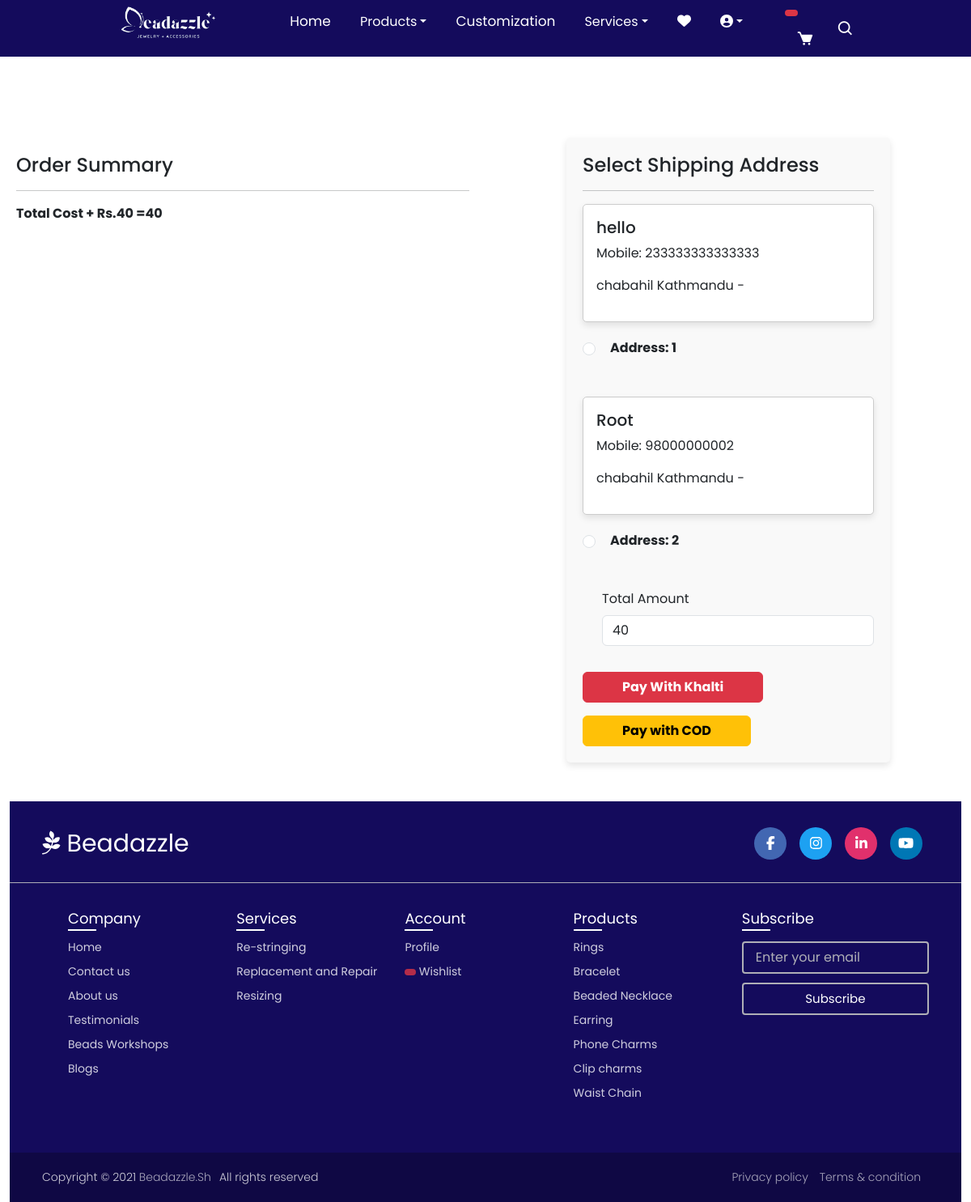
Screenshot of /checkout/ (signed in) with the database file from the repository.
### beadaz/models.py (models this page shows, shortened)
class Customer(models.Model):
    user = models.ForeignKey(User,on_delete=models.CASCADE)
    name = models.CharField(max_length=200)
    locality = models.CharField(max_length=200)
    city = models.CharField(max_length=50)
    mobile = models.IntegerField(default=0)

### beadaz/views.py (the view, shortened to what this page needs)
# urls.py: path('checkout/', views.checkout.as_view(), name='checkout'),
@method_decorator(login_required, name='dispatch')
class checkout(View):
    def get(self, request):
        totalitem = 0
        wishitem = 0
        if request.user.is_authenticated:
            totalitem = len(Cart.objects.filter(user=request.user))
            wishitem = len(Wishlist.objects.filter(user=request.user))
        user =  request.user
        add=Customer.objects.filter(user= user)
        cart_items=Cart.objects.filter(user=user)
        famount = 0
        for p in cart_items:
            value = p.quantity * p.product.discounted_price
            famount = famount + value
        totalamount = famount + 40
        Cart.objects.filter(user=request.user).delete()
        return render(request, 'beadaz/checkout.html',locals())

### beadaz/templates/beadaz/checkout.html (shortened to what this page needs)
{% extends "beadaz/base.html" %}
{% load static %}
{% block main-content %}
<div class="container">
    <br>
    <br>
    <br>
    <div class="row mt-5">
        <div class="col-sm-6">
            <h4> Order Summary </h4>
            <hr>
            <p class="fw-bold"> Total Cost + Rs.40 ={{totalamount}} </p>
        </div>
        <div class="col-sm-4 offset-sm-1">
            <h4> Select Shipping Address </h4>
            <hr>
            <form method="post" id="myform">
                {% for ad in add %}
                <div class="card">
                    <div class='card-body'>
                        <h5> {{ad.name}}</h5>
                        <p> Mobile: {{ad.mobile}} </p>
                        <p> {{ad.locality}} {{ad.city}} {{ad.state}} - {{ad.zipcode}}</p>
                    </div>
                </div>
                <div class="form-check mt-2 mb-5">
                    <input class="form-check-input" type="radio" name="custid" id="custadd{{forloop.counter}}"
                        value="{{ad.id}}">
                    <label class="form-check-label fw-bold" for="custadd{{forloop.counter}}">
                        Address: {{forloop.counter}} </label>
                </div>
                {% endfor %}
                <div class="form-check mb-3">
                    <label for="totalamount" class="form-label"> Total Amount </label>
                    <input type="number" class="form-control" name="totalamount" value={{totalamount}} readonly>
                </div>
                <a href="{% url 'initiate' %}?purchase_order_id={{ purchase_order_id }}&amount={{totalamount}}&order_name={{ order_name }}&return_url=http://127.0.0.1:8000/verify/"
                    class="btn btn-danger mt-3 px-5 fw-bold">Pay With Khalti</a>
                </form>
                    <form method="post" action="{% url 'cash-on-delivery' %}">
                        <button type="submit" class="btn btn-warning mt-3 px-5 fw-bold">  Pay with COD  </button>
                    </form>
        </div>
    </div>
    <br>
    <br>
    {% endblock main-content %}

### static/beadaz/css/css.css (style rules this page uses)
* { margin: 0; padding: 0; box-sizing: border-box; font-family: 'Poppins', sans-serif; transition: all 0.4s ease;; }
:root { --body-color: #E4E9F7; --nav-color: #140B5C; --side-nav: #010718; --text-color: #FFF; --search-bar: #F2F2F2; --search-text: #010718; }
body { height: 100vh; background-color: #6c9ee9bb; }

### static/beadaz/css/style.css (style rules this page uses)
* { margin: 0; padding: 0; box-sizing: border-box; font-family: "Poppins" , sans-serif; }
body { min-height: 100vh; width: 100%; background: #EEECEB; }

### beadaz/templates/beadaz/checkout.html (style rules this page uses)
.container { margin-top: 50px; max-width: none; }
.card { border: 1px solid #ccc; border-radius: 5px; box-shadow: 0 4px 8px rgba(0, 0, 0, 0.1); margin-bottom: 20px; }
.col-sm-6 { padding: 20px; }
.col-sm-4 { padding: 20px; background-color: #f9f9f9; border-radius: 5px; box-shadow: 0 4px 8px rgba(0, 0, 0, 0.1); }
.form-check-label { margin-left: 10px; }
.btn { font-weight: bold; }
.form-check-input { margin-top: 5px; }

### rows the page displays
Customer: name "hello", mobile "233333333333333", locality "chabahil", city "Kathmandu"
Customer: name "Root", mobile "98000000002", locality "chabahil", city "Kathmandu"

### other values shown
{{ totalamount }} "40"
